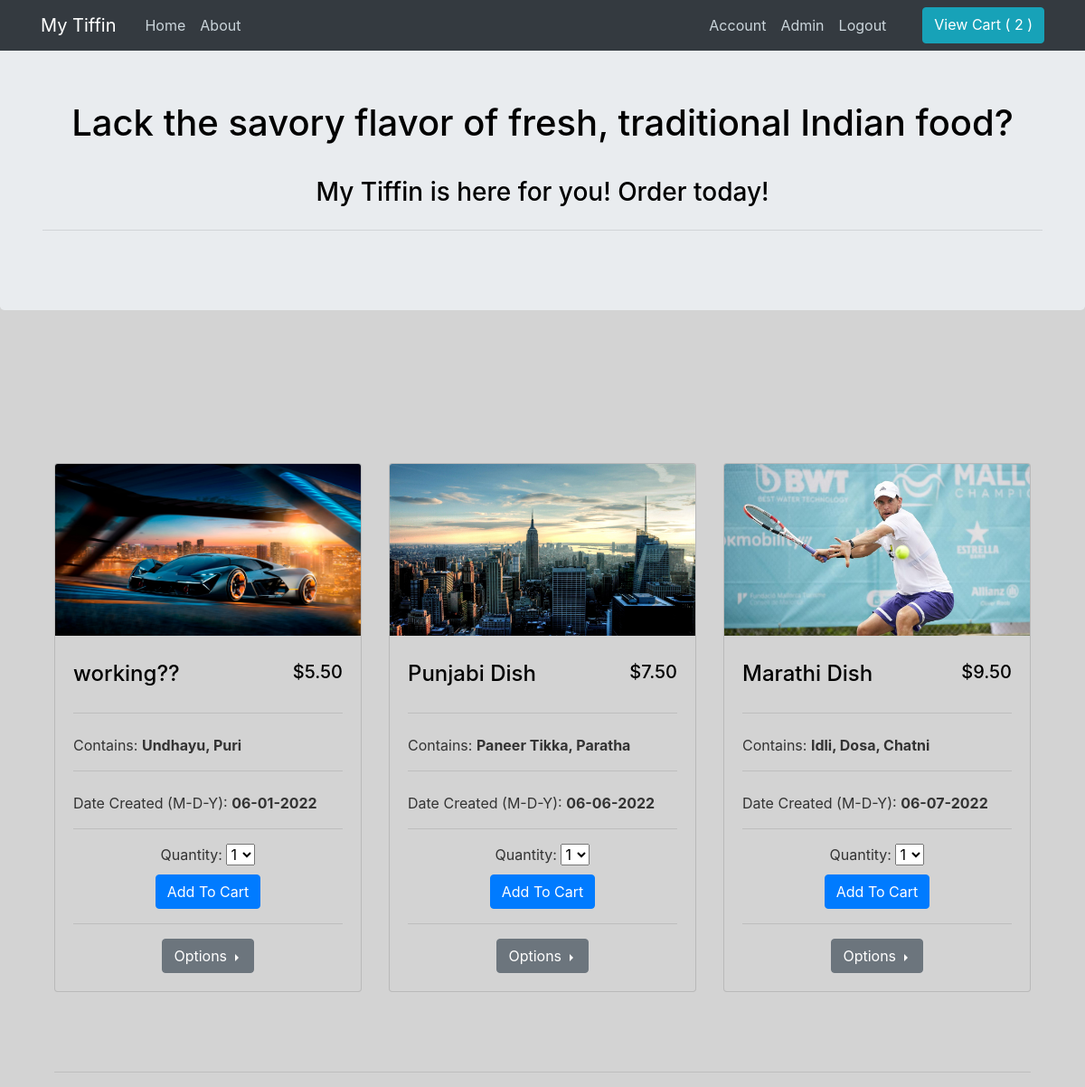
The app's page /home (signed in) with its own data.
### app/models.py (models this page shows, shortened)
class AdminOrder(db.Model):
    id = db.Column(db.Integer, primary_key=True)
    image_file = db.Column(db.String(200), default="default2.jpg")
    name = db.Column(db.String(200), nullable=False, unique=True)
    contents = db.Column(db.String(100), nullable=False)
    unit_price = db.Column(db.Float, nullable=False)
    date_created = db.Column(db.DateTime, nullable=False, default=datetime.utcnow)
    currently_active_order = db.Column(db.Boolean, default=False)
    admin_id = db.Column(db.Integer, db.ForeignKey('user.id'))
    comments = db.relationship('Comment', backref="order")

### app/routes.py (the view)
@app.route("/", methods=["GET", "POST"])
@app.route("/home", methods=["GET", "POST"])
def home():
    admin_orders = AdminOrder.query.filter_by(currently_active_order=True).all()
    addtocart = AddToCartForm()
    if request.method == "POST":
        if request.form.get("addtocart"):
            print(request.form.get("addtocart"))
            print("^ Add To Cart ^")
            active_cart = current_cart()
            order_obj = AdminOrder.query.filter_by(name=request.form.get('addtocart')).first()
            item_quantity = int(addtocart.quantity.data)
            order_total_price = int(order_obj.unit_price) * int(item_quantity)
            active_cart.total_price = active_cart.total_price + order_total_price
            order_exists_in_cart = Lineitem.query.filter_by(name=order_obj.name, cart_id=active_cart.id).first()
            if order_exists_in_cart:
                difference = 3 - order_exists_in_cart.quantity
                if item_quantity > difference:
                    flash(f"You have exceeded the maximum quantity of 3 for that item.", "warning")
                    return redirect(url_for("home"))
                elif item_quantity <= difference:
                    order_exists_in_cart.quantity = order_exists_in_cart.quantity + item_quantity
                    flash(f"{order_exists_in_cart.name} (Quantity: +{difference}) has been successfully added to cart.", "success")
                    db.session.commit()
                    return redirect(url_for("home"))
            else:
                new_lineitem = Lineitem(name=order_obj.name, quantity=item_quantity, unit_price=order_obj.unit_price, cart_id=active_cart.id, order_id=order_obj.id)
                db.session.add(new_lineitem)
                db.session.commit()
                flash(f"{new_lineitem.name} (Quantity: +{new_lineitem.quantity}) has been successfully added to cart.", "success")
            return redirect(url_for("home"))
        if request.form.get("view_comments"):
            print(request.form.get("view_comments"))
            print("^  View All Comments ^")
            return redirect(url_for("all_comments", order=request.form.get("view_comments")))
        if request.form.get("comment"):
            print(request.form.get("comment"))
            print("^ Create New Comment ^")
            return redirect(url_for("new_comment", order=request.form.get("comment")))
    elif request.method == "GET":
        item_counter = 0
        item_counter = item_count()
        return render_template("home.html", title="Home", admin_orders=admin_orders, addtocart=addtocart, item_counter=item_counter)

### app/forms.py
class AddToCartForm(FlaskForm):
    quantity = SelectField("Quantity", validators=[DataRequired()], choices=["1", "2", "3"])
    addbtn = SubmitField("Add To Cart")

### app/models.py (called while the page is built)
@login_manager.user_loader
def load_user(user_id):
    return User.query.get(int(user_id))

### app/routes.py (called while the page is built)
def current_cart():
    if current_user.is_authenticated:
        active_cart = Cart.query.filter_by(active=True, buyer_id=current_user.id).first()
        if active_cart:
            active_cart = active_cart
        else:
            active_cart = Cart(total_price=0, active=True, purchase_confirmed=False, purchase_confirmed_date="Purchase not confirmed yet", buyer_id=current_user.id)
            db.session.add(active_cart)
            db.session.commit()
        return active_cart

def item_count():
    if current_user.is_authenticated:
        item_counter = 0
        active_cart = current_cart()
        items = Lineitem.query.filter_by(cart_id=active_cart.id).all()
        if items:
            for item in items:
                item_counter += item.quantity
        else:
            item_counter = 0
        item_counter = item_counter
        return item_counter

### app/templates/home.html (shortened to what this page needs)
{% extends "layout.html" %}
    {% block cart_nav %}
        <a style="color: white;" class="btn btn-info ml-3" type="button" href="{{ url_for('my_cart') }}">View Cart ( {{ item_counter }} )</a>
    {% endblock cart_nav %}
    {% block jumbotron %}
        <div class="jumbotron">
            <div class="container mt-5">
                <h1 class="text-center">Lack the savory flavor of fresh, traditional Indian food? </h1>
                <p class="lead"><h3 class="text-center" style="padding-top: 20px;">My Tiffin is here for you! Order today!</h3></p>
                <hr class="my-4">
            </div>
        </div>
    {% endblock jumbotron %}
    {% block main_content %}
    {% if admin_orders %}
        <div style="padding-top: 25px;" class="container mt-3 mb-3">
            <div class="row">
                <div class="col-lg-12">
                    <div class="row my-5 card-wrapper">
                        {% for order in admin_orders %}
                            <div class="col-lg-4 col-md-6 mb-4">
                                <div class="card h-100" style="background-color: lightgray;">
                                    <div class="embed-responsive embed-responsive-16by9">
                                        <img class="card-img-top embed-responsive-item" src="{{ order.image_file }}">
                                    </div>
                                    <div class="card-body">
                                        <div class="text-muted d-flex justify-content-between mt-2"> <span class="fw-500"><h4 class="card-title">{{ order.name }}</h4></span> <span><h5>{{ "${:,.2f}".format(order.unit_price) }}</h5></span> </div>
                                        <hr>
                                        <p style="padding-top: 7px;" class="card-text">Contains: <b>{{ order.contents }}</b></p>
                                        <hr>
                                        <p style="padding-top: 7px;" class="card-text">Date Created (M-D-Y): <b>{{ order.date_created.strftime('%m-%d-%Y') }}</b></p>
                                        {% if current_user.is_authenticated %}
                                            <hr>
                                            <form method="POST" action="">
                                                <div class="text-center">
                                                    <div>Quantity: {{ addtocart.quantity }}</div>
                                                    <div style="padding-top: 10px;">
                                                        {{ addtocart.addbtn(class="btn btn-primary") }}
                                                    </div>
                                                </div>
                                            </form>
                                            <hr>
                                            <div class="text-center">
                                                <div class="dropright">
                                                    <button type="button" class="mt-0 btn btn-secondary dropdown-toggle" data-toggle="dropdown" aria-haspopup="true" aria-expanded="false">
                                                        Options
                                                    </button>
                                                </div>
                                            </div>
                                        {% endif %}
                                    </div>
                                </div>
                            </div>
                        {% endfor %}
                    </div>
                </div>
            </div><hr>
        </div>
    {% else %}
        <h5 class="text-center">There are no active orders currently available to purchase, please check again later.</h5>
    {% endif %}
    {% endblock main_content %}

### app/static/main.css (style rules this page uses)
body { background: lightgrey; color: #333333; }
h1, h2, h3, h4, h5, h6 { color: black; }

### records on screen
AdminOrder: image_file (picture), name "working??", unit_price "$5.50", contents "Undhayu, Puri", date_created "06-01-2022"
AdminOrder: image_file (picture), name "Punjabi Dish", unit_price "$7.50", contents "Paneer Tikka, Paratha", date_created "06-06-2022"
AdminOrder: image_file (picture), name "Marathi Dish", unit_price "$9.50", contents "Idli, Dosa, Chatni", date_created "06-07-2022"

### other values on screen
{{ item_counter }} "2"
